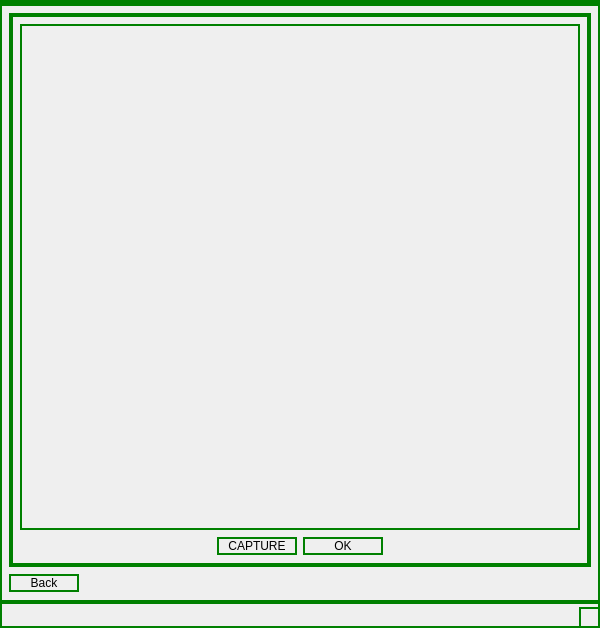
<?xml version="1.0" encoding="UTF-8"?>
<ui version="4.0">
 <class>statusView</class>
 <widget class="QMainWindow" name="statusView">
  <property name="geometry">
   <rect>
    <x>0</x>
    <y>0</y>
    <width>600</width>
    <height>628</height>
   </rect>
  </property>
  <property name="minimumSize">
   <size>
    <width>600</width>
    <height>0</height>
   </size>
  </property>
  <property name="maximumSize">
   <size>
    <width>600</width>
    <height>16777215</height>
   </size>
  </property>
  <property name="windowTitle">
   <string>MainWindow</string>
  </property>
  <property name="styleSheet">
   <string notr="true">border:2px solid green;</string>
  </property>
  <widget class="QWidget" name="centralwidget">
   <layout class="QVBoxLayout" name="verticalLayout" stretch="0,0">
    <item>
     <widget class="QStackedWidget" name="stackedWidget">
      <property name="minimumSize">
       <size>
        <width>60</width>
        <height>0</height>
       </size>
      </property>
      <property name="currentIndex">
       <number>2</number>
      </property>
      <widget class="QWidget" name="page">
       <layout class="QVBoxLayout" name="verticalLayout_5" stretch="1,0">
        <item>
         <widget class="QLabel" name="cameraLivefeed">
          <property name="text">
           <string/>
          </property>
          <property name="scaledContents">
           <bool>true</bool>
          </property>
         </widget>
        </item>
        <item>
         <layout class="QHBoxLayout" name="horizontalLayout_7">
          <item>
           <spacer name="horizontalSpacer_10">
            <property name="orientation">
             <enum>Qt::Horizontal</enum>
            </property>
            <property name="sizeHint" stdset="0">
             <size>
              <width>40</width>
              <height>20</height>
             </size>
            </property>
           </spacer>
          </item>
          <item>
           <widget class="QPushButton" name="registerBtn">
            <property name="minimumSize">
             <size>
              <width>90</width>
              <height>30</height>
             </size>
            </property>
            <property name="text">
             <string>Register</string>
            </property>
           </widget>
          </item>
          <item>
           <spacer name="horizontalSpacer_11">
            <property name="orientation">
             <enum>Qt::Horizontal</enum>
            </property>
            <property name="sizeHint" stdset="0">
             <size>
              <width>40</width>
              <height>20</height>
             </size>
            </property>
           </spacer>
          </item>
         </layout>
        </item>
       </layout>
      </widget>
      <widget class="QWidget" name="page_2">
       <layout class="QVBoxLayout" name="verticalLayout_3" stretch="3,2,1">
        <item>
         <spacer name="verticalSpacer">
          <property name="orientation">
           <enum>Qt::Vertical</enum>
          </property>
          <property name="sizeHint" stdset="0">
           <size>
            <width>20</width>
            <height>243</height>
           </size>
          </property>
         </spacer>
        </item>
        <item>
         <layout class="QHBoxLayout" name="horizontalLayout_6">
          <item>
           <spacer name="horizontalSpacer_5">
            <property name="orientation">
             <enum>Qt::Horizontal</enum>
            </property>
            <property name="sizeHint" stdset="0">
             <size>
              <width>40</width>
              <height>20</height>
             </size>
            </property>
           </spacer>
          </item>
          <item>
           <widget class="QGroupBox" name="groupBox">
            <property name="title">
             <string>User Information</string>
            </property>
            <layout class="QVBoxLayout" name="verticalLayout_2">
             <property name="spacing">
              <number>10</number>
             </property>
             <property name="topMargin">
              <number>20</number>
             </property>
             <item>
              <layout class="QHBoxLayout" name="horizontalLayout_2">
               <item>
                <widget class="QLabel" name="idLable">
                 <property name="minimumSize">
                  <size>
                   <width>70</width>
                   <height>30</height>
                  </size>
                 </property>
                 <property name="text">
                  <string>ID</string>
                 </property>
                </widget>
               </item>
               <item>
                <widget class="QLineEdit" name="idLine">
                 <property name="minimumSize">
                  <size>
                   <width>200</width>
                   <height>30</height>
                  </size>
                 </property>
                </widget>
               </item>
              </layout>
             </item>
             <item>
              <layout class="QHBoxLayout" name="horizontalLayout_3">
               <item>
                <widget class="QLabel" name="nameLable">
                 <property name="minimumSize">
                  <size>
                   <width>70</width>
                   <height>0</height>
                  </size>
                 </property>
                 <property name="text">
                  <string>NAME</string>
                 </property>
                </widget>
               </item>
               <item>
                <widget class="QLineEdit" name="nameLine">
                 <property name="minimumSize">
                  <size>
                   <width>200</width>
                   <height>30</height>
                  </size>
                 </property>
                </widget>
               </item>
              </layout>
             </item>
             <item>
              <layout class="QHBoxLayout" name="horizontalLayout_5">
               <item>
                <spacer name="horizontalSpacer_3">
                 <property name="orientation">
                  <enum>Qt::Horizontal</enum>
                 </property>
                 <property name="sizeHint" stdset="0">
                  <size>
                   <width>40</width>
                   <height>20</height>
                  </size>
                 </property>
                </spacer>
               </item>
               <item>
                <widget class="QPushButton" name="saveBtn">
                 <property name="minimumSize">
                  <size>
                   <width>90</width>
                   <height>30</height>
                  </size>
                 </property>
                 <property name="text">
                  <string>SAVE</string>
                 </property>
                </widget>
               </item>
               <item>
                <spacer name="horizontalSpacer_4">
                 <property name="orientation">
                  <enum>Qt::Horizontal</enum>
                 </property>
                 <property name="sizeHint" stdset="0">
                  <size>
                   <width>40</width>
                   <height>20</height>
                  </size>
                 </property>
                </spacer>
               </item>
              </layout>
             </item>
            </layout>
           </widget>
          </item>
          <item>
           <spacer name="horizontalSpacer_6">
            <property name="orientation">
             <enum>Qt::Horizontal</enum>
            </property>
            <property name="sizeHint" stdset="0">
             <size>
              <width>40</width>
              <height>20</height>
             </size>
            </property>
           </spacer>
          </item>
         </layout>
        </item>
        <item>
         <spacer name="verticalSpacer_2">
          <property name="orientation">
           <enum>Qt::Vertical</enum>
          </property>
          <property name="sizeHint" stdset="0">
           <size>
            <width>20</width>
            <height>79</height>
           </size>
          </property>
         </spacer>
        </item>
       </layout>
      </widget>
      <widget class="QWidget" name="page_3">
       <layout class="QVBoxLayout" name="verticalLayout_4" stretch="1,0">
        <item>
         <widget class="QLabel" name="cameraCapturefeed">
          <property name="text">
           <string/>
          </property>
         </widget>
        </item>
        <item>
         <layout class="QHBoxLayout" name="horizontalLayout_4">
          <item>
           <spacer name="horizontalSpacer_8">
            <property name="orientation">
             <enum>Qt::Horizontal</enum>
            </property>
            <property name="sizeHint" stdset="0">
             <size>
              <width>40</width>
              <height>20</height>
             </size>
            </property>
           </spacer>
          </item>
          <item>
           <widget class="QPushButton" name="captureBtn">
            <property name="minimumSize">
             <size>
              <width>80</width>
              <height>0</height>
             </size>
            </property>
            <property name="text">
             <string>CAPTURE</string>
            </property>
           </widget>
          </item>
          <item>
           <widget class="QPushButton" name="okBtn">
            <property name="minimumSize">
             <size>
              <width>80</width>
              <height>0</height>
             </size>
            </property>
            <property name="text">
             <string>OK</string>
            </property>
           </widget>
          </item>
          <item>
           <spacer name="horizontalSpacer_9">
            <property name="orientation">
             <enum>Qt::Horizontal</enum>
            </property>
            <property name="sizeHint" stdset="0">
             <size>
              <width>40</width>
              <height>20</height>
             </size>
            </property>
           </spacer>
          </item>
         </layout>
        </item>
       </layout>
      </widget>
     </widget>
    </item>
    <item>
     <layout class="QHBoxLayout" name="horizontalLayout">
      <property name="spacing">
       <number>15</number>
      </property>
      <item>
       <widget class="QPushButton" name="backBtn">
        <property name="minimumSize">
         <size>
          <width>70</width>
          <height>0</height>
         </size>
        </property>
        <property name="text">
         <string>Back</string>
        </property>
       </widget>
      </item>
      <item>
       <spacer name="horizontalSpacer_7">
        <property name="orientation">
         <enum>Qt::Horizontal</enum>
        </property>
        <property name="sizeHint" stdset="0">
         <size>
          <width>40</width>
          <height>20</height>
         </size>
        </property>
       </spacer>
      </item>
     </layout>
    </item>
   </layout>
  </widget>
  <widget class="QStatusBar" name="statusbar"/>
  <widget class="QMenuBar" name="menubar">
   <property name="geometry">
    <rect>
     <x>0</x>
     <y>0</y>
     <width>600</width>
     <height>29</height>
    </rect>
   </property>
  </widget>
  <action name="actionTxt">
   <property name="text">
    <string>txt</string>
   </property>
  </action>
  <action name="actionCsv">
   <property name="text">
    <string>csv</string>
   </property>
  </action>
  <action name="actionClose">
   <property name="text">
    <string>close</string>
   </property>
  </action>
 </widget>
 <resources/>
 <connections/>
</ui>
